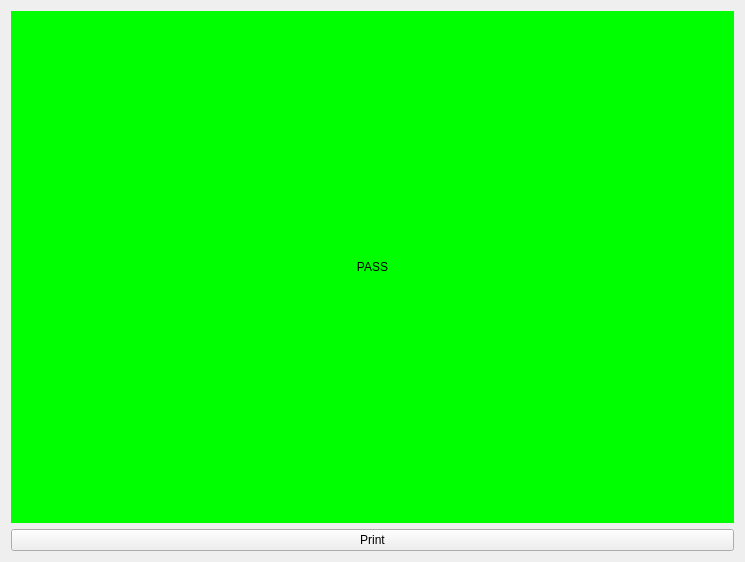
<?xml version="1.0" encoding="UTF-8"?>
<ui version="4.0">
 <class>Form</class>
 <widget class="QWidget" name="Form">
  <property name="geometry">
   <rect>
    <x>0</x>
    <y>0</y>
    <width>745</width>
    <height>562</height>
   </rect>
  </property>
  <property name="windowTitle">
   <string>Form</string>
  </property>
  <layout class="QVBoxLayout" name="verticalLayout">
   <item>
    <widget class="QLabel" name="lPass">
     <property name="styleSheet">
      <string notr="true">font: 48pt &quot;MS Shell Dlg 2&quot;;
background-color: rgb(0, 255, 0);</string>
     </property>
     <property name="text">
      <string>PASS</string>
     </property>
     <property name="alignment">
      <set>Qt::AlignCenter</set>
     </property>
    </widget>
   </item>
   <item>
    <widget class="QPushButton" name="btnPrint">
     <property name="text">
      <string>Print</string>
     </property>
    </widget>
   </item>
  </layout>
 </widget>
 <resources/>
 <connections/>
</ui>
